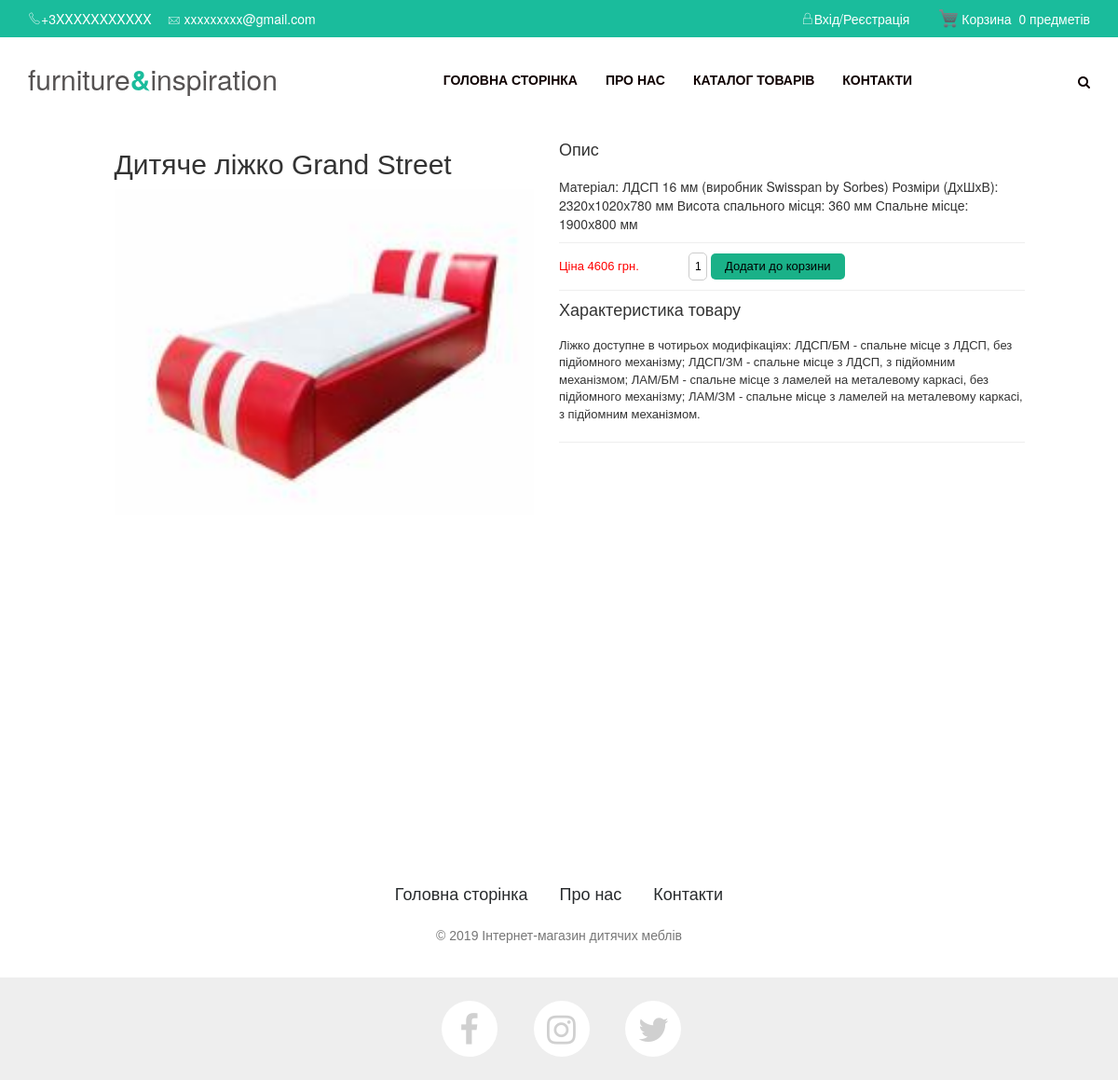
Page /prodInfo.php?prodId=16 on the committed database.
### tables this page shows
CREATE TABLE IF NOT EXISTS `product` (
  `prodId` int(11) NOT NULL AUTO_INCREMENT,
  `prodName` text NOT NULL,
  `prodImage` text NOT NULL,
  `prodDesc` text NOT NULL,
  `prodCharacteristic` text,
  `type` text,
  `price` int(11) NOT NULL DEFAULT '0',
  `bigImageNames` text,
  `prodCustomers` int(11) NOT NULL DEFAULT '0',
  `prodRating` double NOT NULL DEFAULT '0',
  `prodAge` int(11) NOT NULL,
  `prodProducer` text NOT NULL,
  `prodProd` int(11) NOT NULL DEFAULT '0',
  PRIMARY KEY (`prodId`)
);

### php/connect.php (called while the page is built, shortened)
<?php
class Connect
{
    function __construct()
    {
        $this->mysqli = new mysqli("localhost", "root", "", "furniture&insipation");
    }
}
$connect = new Connect();
?>

### prodInfo.php (the view, shortened to what this page needs)
<!DOCTYPE html>
<html>
    <head>
        <link href="css/home.css" rel="stylesheet" type="text/css"/>
        <link href="css/prodInfo.css" rel="stylesheet" type="text/css"/>
    </head>
    <body>
        <div id="container">
        <?php include "header.php"?>
            <div id="prodInfoBoxDiv" >
                <?php
                include_once ("php/connect.php");
                $prodId = null;
                if (isset($_GET["prodId"]))
                {
                    $prodId = $_GET["prodId"];
                }
                $query = "SELECT * FROM product where prodId='$prodId'";
                $resultSet = $connect->mysqli->query($query);
                $fetchedRow = mysqli_fetch_assoc($resultSet);
                if ($fetchedRow == null)
                {
                    echo "  <div id='infoNotFoundThickLine'></div>
                            <div id='prodNotFoundDiv'>
                                <h3>Пробачте ми не знайшли продукт котрий ви шукали...</h3>
                                <h5>Can't find what you are looking for? Contact our sales assisstants.</h5>
                                <a id='aContinueShop' href='index.php'>Продовжити покупки</a>
                            </div>";
                }
                else
                {
                    $name = $fetchedRow["prodName"];
                    $prodDesc = $fetchedRow["prodDesc"];
                    $type = $fetchedRow["type"];
                    $price = $fetchedRow["price"];
                    $BigImgNames = $fetchedRow["bigImageNames"];
                    $bigImgNamesArray = explode(":", $BigImgNames);
                    $bigImageArraySize = sizeof($bigImgNamesArray);
                    $prodCharacteristic = $fetchedRow["prodCharacteristic"];
                    echo "
                            <div id='imgDivBg'>
                                <div id='imgDiv'>
                                    <h2>$name</h2>
                                    <div id='prodSlides'>";
                    for ($i = 0; $i < $bigImageArraySize; $i++)
                    {
                        if ($i == 0) {
                            $className = "firstProdSlide";
                        }
                        else {
                            $className = "otherProdSlides";
                        }
                        echo "<img class='$className' src='css/images/products/$bigImgNamesArray[$i]' alt='Big $type image'/>";
                    }
                    echo "</div>";
                    echo "</div>";
                    echo "</div>";
                    $descArray = explode("!!stop!!", $prodDesc);
                    echo "<div id='prodDescDiv'>
                        <div id='descDiv1'>
                        <h4>Опис</h4>
                            $descArray[0]
                        <hr class='thinLine'/>
                        ";
                    echo "<form id='frmAddToBasket' method='post'>
                    <p style='font-size: 13px; color:red;'>
                                  Ціна $price грн.
                                  <input type='text' name='txtQty' value='1'/>
                                  <input type='submit' name='btnAddToBasket' value='Додати до корзини' onclick='return checkQty();'/>
                              </p>
                          </form>";
                    echo "
                    <hr class='thinLine'/>
                    <h4>Характеристика товару</h4>
                    <p>
                    ".$prodCharacteristic."
                    </p>
                    <hr/>
                </div>
            </div>
                    ";
                }
                ?>
            </div>
<?php include "footer.php"?>
        </div>
    </body>
</html>

### css/home.css (style rules this page uses)
body { background-color: #f2f2f2; margin: 0; width: 100%; min-width: 1200px; }
#container { position: absolute; width: 100%; min-width: 1200px; }

### css/prodInfo.css (style rules this page uses)
#prodInfoBoxDiv { position: relative; width: 1000px; height: 100%; margin: 10px auto 0; background-color: white; }
.thinLine { padding: 0; margin-top: 10px; margin-bottom: 10px; color: lightgrey; }
#imgDivBg { width: 500px; height: 800px; float: left; background-color: white; }
#imgDiv { width: 455px; height: 400px; margin-left: auto; margin-right: auto; }
#imgDiv h2 { font-family: helvetica, arial, sans-serif; margin-bottom: 0; margin-top: 20px; }
#prodSlides { width: 450px; height: 350px; }
#prodSlides .firstProdSlide { display: block; }
#prodSlides img { width: 450px; height: 350px; border: 0; }
#prodDescDiv { width: 500px; height: 800px; float: right; background-color: white; }
#prodDescDiv h2, h4, h5, p { font-family: helvetica, arial, sans-serif; }
#prodDescDiv p { font-size: 13px; }
#descDiv1 { width: 500px; height: 700px; margin-left: auto; margin-right: auto; }
#descDiv1 input[type="text"] { width: 20px; margin-left: 50px; }
input[type=submit] { padding:5px 15px; background:#1ab188; border:0 none; cursor:pointer; -webkit-border-radius: 5px; border-radius: 5px; }
input[type="text"] { border:0 none; text-align: center; font-size: 12px; -webkit-border-radius: 5px; border-radius: 5px; border: 1px solid #ccc; width: 100px; height: 30px; margin-left: 25px; margin-right: 0px; }

### css/style.css (style rules this page uses)
* { margin: 0; padding: 0px; }
body { font-family: 'Open Sans', sans-serif; font-size: 13px; line-height: 20px; position: relative; background: #fff; color: #656565; padding: 0; margin: 0; overflow: visible; }
*,*:after,*:before { -webkit-box-sizing: border-box; -moz-box-sizing: border-box; box-sizing: border-box; padding: 0; margin: 0; }
h1,h2,h3,h4,h5,h6 { letter-spacing: 0px; font-weight: normal; position: relative; padding: 0 0 10px 0; font-weight: normal; font-family: 'Roboto', serif; line-height: 140%; color: #01090c; }
h2 { font-size: 20px; }
h4 { font-size: 16px; }
input,textarea { color: #000 !important }
html, body, .wrapper { height: 100%; }

### css/Footer-white.css (style rules this page uses)
* { margin: 0; padding: 0; }
html, body { height: 100%; }
html { height: 100%; }
body { display: flex; display: -webkit-flex; flex-direction: column; -webkit-flex-direction: column; height: 100%; }

### rows in the picture
product: prodName "Дитяче ліжко Grand Street", bigImageNames (picture), prodDesc "Матеріал: ЛДСП 16 мм (виробник Swisspan by Sorbes) Розміри (ДхШхВ): 2320х1020х780 мм Висота спального місця: 360 мм Спальне місце: 1900х800 мм", price "4606", prodCharacteristic "Ліжко доступне в чотирьох модифікаціях: ЛДСП/БМ - спальне місце з ЛДСП, без підйомного механізму; ЛДСП/ЗМ - спальне місце з ЛДСП, з підйомним механізмом; ЛАМ/БМ - спальне місце з ламелей на металевому каркасі, без підйомного механізму; ЛАМ/ЗМ - спальне місце з ламелей на металевому каркасі, з підйомним механізмом."

### other values in the picture
$size "0"
$end "предметів"
